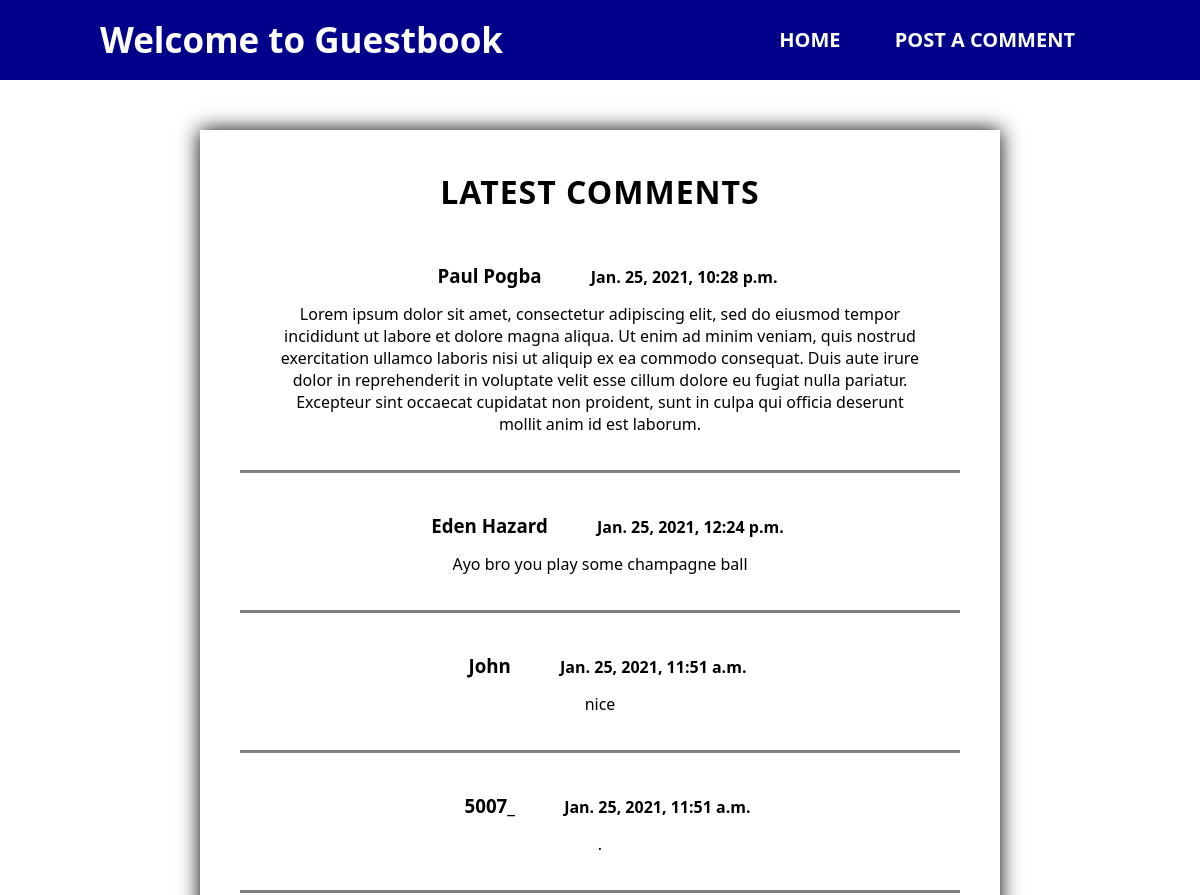
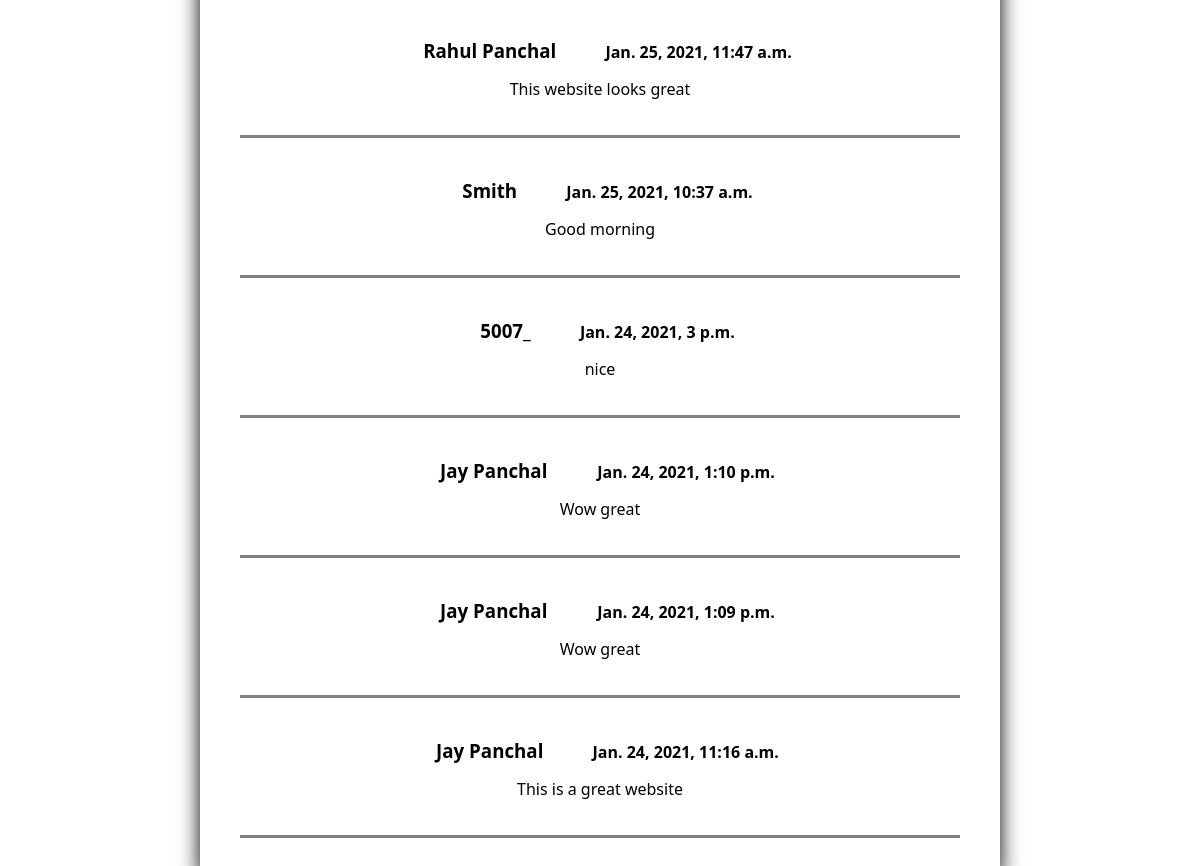
The page / on the database its author committed (2 pictures, top to bottom).
### Guestbook/models.py (models this page shows, shortened)
class Comment(models.Model):
    name = models.CharField(max_length=20)
    comment = models.TextField()
    date = models.DateTimeField(auto_now_add=True)

### Guestbook/views.py (the view)
# urls.py: path('', views.index, name="index"),
def index(request):
    comments = Comment.objects.order_by("-date")
    return render(request, "Guestbook/index.html", {"comments":comments})

### Guestbook/templates/Guestbook/index.html (shortened to what this page needs)
{% extends "Guestbook/base.html" %}
{% load static %}
{% block content %}
    <div class="comment-container">
        <h1>Latest Comments</h1>
        {% for comment in comments %}
            <div class="content">
                <div class="content-heading">
                    <h3>{{comment.name}}</h3>
                    <h4>{{comment.date}}</h4>
                </div>
                <p>{{comment.comment}}</p>
            </div>
        {% endfor %}
    </div>
{% endblock %}

### Guestbook/templates/Guestbook/base.html (shortened to what this page needs)
{% load static %}
<!DOCTYPE html>
<html lang="en">
<head>
    <link rel="stylesheet" href="{% static 'Guestbook/style.css' %}">
</head>
<body>
    <nav>
        <label class="logo">Welcome to Guestbook</label>
        <ul>
            <li> <a href="{% url 'index' %}">Home</a></li>
            <li> <a href="{% url 'comment' %}">Post a comment</a></li>
        </ul>
    </nav>
    {% block content %}
    {% endblock %}
</body>
</html>

### Guestbook/static/Guestbook/style.css (style rules this page uses)
* { margin: 0; padding: 0; text-decoration: none; list-style: none; box-sizing: border-box; }
body { font-family: 'Segoe UI', Tahoma, Geneva, Verdana, sans-serif; height: auto; }
nav { background:darkblue; height: 80px; width: 100%; }
label.logo { color: white; font-size: 35px; line-height: 80px; padding: 0 100px; font-weight: bold; }
nav ul { float: right; margin-right: 100px; }
nav ul li { display: inline-block; line-height: 80px; margin: 0 5px; }
nav ul li a { color: white; font-size: 20px; text-transform: uppercase; padding: 10px 20px; font-weight: bold; }
.comment-container { text-align: center; width: 800px; height: auto; margin: 50px auto; box-sizing: border-box; padding: 40px; box-shadow: 0 0 20px black; }
.comment-container h1 { text-transform: uppercase; text-align: center; margin-bottom: 30px; letter-spacing: 1px; }
.content { text-align: center; padding: 20px; margin-top: 20px; border-bottom: solid grey; }
.content h3, p { padding: 15px; }
.content-heading h3 { display: inline; margin-top: 15px; margin-right: 15px; }
.content-heading h4 { display: inline; margin-top: 15px; margin-left: 15px; }

### rows shown on the page
Comment: name "Paul Pogba", date "Jan. 25, 2021, 10:28 p.m.", comment "Lorem ipsum dolor sit amet, consectetur adipiscing elit, sed do eiusmod tempor incididunt ut labore et dolore magna aliqua. Ut enim ad minim veniam, quis nostrud exercitation ullamco laboris nisi ut aliquip ex ea commodo consequat. Duis aute irure dolor in reprehenderit in voluptate velit esse cillum dolore eu fugiat nulla pariatur. Excepteur sint occaecat cupidatat non proident, sunt in culpa qui officia deserunt mollit anim id est laborum."
Comment: name "Eden Hazard", date "Jan. 25, 2021, 12:24 p.m.", comment "Ayo bro you play some champagne ball"
Comment: name "John", date "Jan. 25, 2021, 11:51 a.m.", comment "nice"
Comment: name "5007_", date "Jan. 25, 2021, 11:51 a.m.", comment "."
Comment: name "Rahul Panchal", date "Jan. 25, 2021, 11:47 a.m.", comment "This website looks great"
Comment: name "Smith", date "Jan. 25, 2021, 10:37 a.m.", comment "Good morning"
Comment: name "5007_", date "Jan. 24, 2021, 3 p.m.", comment "nice"
Comment: name "Jay Panchal", date "Jan. 24, 2021, 1:10 p.m.", comment "Wow great"
Comment: name "Jay Panchal", date "Jan. 24, 2021, 1:09 p.m.", comment "Wow great"
Comment: name "Jay Panchal", date "Jan. 24, 2021, 11:16 a.m.", comment "This is a great website"
